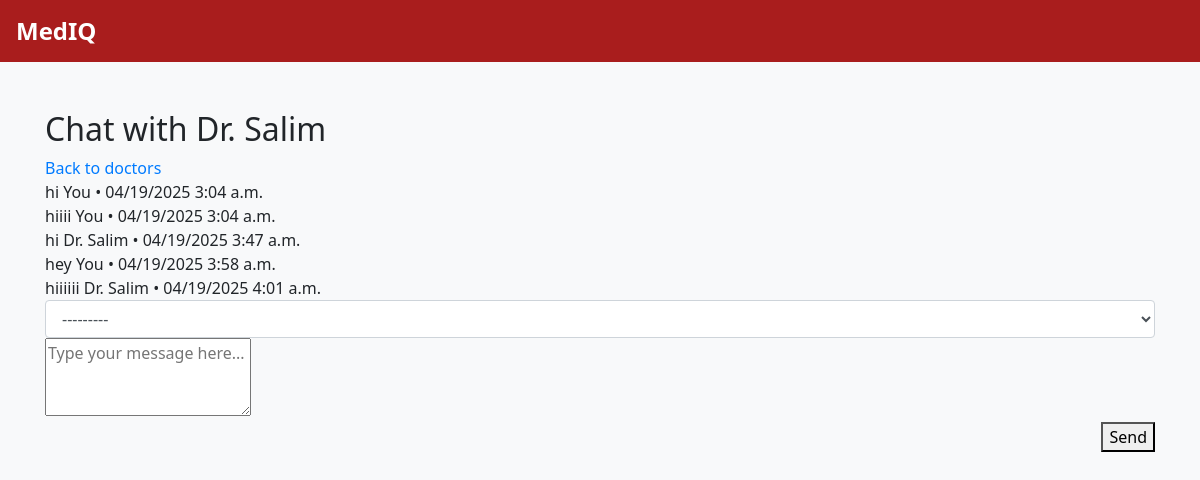
The page /chats/doctor/1/ (signed in) on the database its author committed.
### accounts/models.py (models this page shows, shortened)
class Doctor(models.Model):
    name = models.CharField(max_length=100)
    email = models.EmailField(unique=True)
    password = models.CharField(max_length=100)
    profile_image = models.ImageField(upload_to='doctor_profiles/', null=True, blank=True)
    specialty = models.CharField(max_length=100)
    phone = models.CharField(max_length=20)
    age = models.PositiveIntegerField()
    def __str__(self):
        return self.name

class Message(models.Model):
    sender_user     = models.ForeignKey(
                        User,
                        null=True, blank=True,
                        related_name="sent_messages",
                        on_delete=models.CASCADE
                      )
    receiver_doctor = models.ForeignKey(
                        Doctor,
                        null=True, blank=True,
                        related_name="received_messages_doctor",
                        on_delete=models.CASCADE
                      )
    sender_doctor   = models.ForeignKey(
                        Doctor,
                        null=True, blank=True,
                        related_name="sent_messages_doctor",
                        on_delete=models.CASCADE
                      )
    receiver_user   = models.ForeignKey(
                        User,
                        null=True, blank=True,
                        related_name="received_messages",
                        on_delete=models.CASCADE
                      )
    content   = models.TextField()
    timestamp = models.DateTimeField(auto_now_add=True)

### accounts/views.py (the view)
# urls.py: path('chats/doctor/<int:doctor_id>/', views.patient_chat_detail, name='patient_chat_detail'),
@login_required
def patient_chat_detail(request, doctor_id):
    doctor = get_object_or_404(Doctor, pk=doctor_id)
    chat_history = Message.objects.filter(
        Q(sender_user=request.user,   receiver_doctor=doctor) |
        Q(sender_doctor=doctor,       receiver_user=request.user)
    ).order_by('timestamp')
    form = PatientMessageForm(request.POST or None)
    form.fields['receiver_doctor'].queryset = Doctor.objects.filter(pk=doctor_id)
    if request.method == 'POST' and form.is_valid():
        msg = form.save(commit=False)
        msg.sender_user = request.user
        msg.receiver_doctor = doctor
        msg.save()
        return redirect('patient_chat_detail', doctor_id=doctor_id)
    return render(request, 'accounts/patient_chat_detail.html', {
        'doctor': doctor,
        'chat_history': chat_history,
        'form': form
    })

### accounts/forms.py
class PatientMessageForm(forms.ModelForm):
    receiver_doctor = forms.ModelChoiceField(
        label="Doctor",
        queryset=Doctor.objects.all(),
        widget=forms.Select(attrs={'class': 'form-control'})
    )
    content = forms.CharField(
        label="Message",
        widget=forms.Textarea(attrs={'class': 'form-control', 'rows': 4})
    )
    class Meta:
        model = Message
        fields = ['receiver_doctor', 'content']

### accounts/templates/accounts/patient_chat_detail.html (shortened to what this page needs)
{% extends 'accounts/base.html' %}
{% load static %}
{% block content %}
<div class="chat-container">
  <div class="chat-header">
    <h2 class="chat-title">
      Chat with Dr. {{ doctor.name }}
    </h2>
    <a href="{% url 'patient_chat_list' %}" class="back-link">
      Back to doctors
    </a>
  </div>
  <div class="chat-window" id="chat-window">
    {% if chat_history %}
      {% for msg in chat_history %}
        <div class="message {{ msg.sender_user|yesno:'from-you,from-them' }}">
          {{ msg.content }}
          <span class="message-info">
            {% if msg.sender_user == request.user %}You{% else %}Dr. {{ doctor.name }}{% endif %}
            • {{ msg.timestamp|date:"SHORT_DATETIME_FORMAT" }}
          </span>
        </div>
      {% endfor %}
    {% else %}
      <div class="no-messages">
        <i class="fas fa-comment-dots"></i>
        <p>No messages yet. Start your conversation with Dr. {{ doctor.name }}</p>
      </div>
    {% endif %}
  </div>
  <form method="post" class="message-form">
    {{ form.receiver_doctor }}
    <textarea name="{{ form.content.name }}" placeholder="Type your message here..." class="message-input" rows="3" required>{{ form.content.value|default:'' }}</textarea>
    <div class="text-right">
      <button type="submit" class="send-button">
        Send
      </button>
    </div>
  </form>
</div>
{% endblock %}

### accounts/templates/accounts/base.html (shortened to what this page needs)
<!DOCTYPE html>
{% load static %}
<html lang="en">
<head>
    <link rel="stylesheet" href="https://stackpath.bootstrapcdn.com/bootstrap/4.5.2/css/bootstrap.min.css">
</head>
<body>
    <nav class="navbar navbar-expand-lg navbar-dark">
        <a class="navbar-brand" href="#">MedIQ</a>
    </nav>
    <main class="container mt-5">
        {% block content %}{% endblock %}
    </main>
</body>
</html>

### accounts/templates/accounts/base.html (style rules this page uses)
body { background-color: #f8f9fa; font-family: 'Segoe UI', sans-serif; }
.navbar { background-color: #a91d1d !important; font-weight: bold; font-size: 1.2rem; }
.navbar-brand { font-size: 1.5rem; }

### rows shown on the page
Doctor: name "Salim"
Message: content "hi", shows "You", timestamp "04/19/2025 3:04 a.m."
Message: content "hiiii", shows "You", timestamp "04/19/2025 3:04 a.m."
Message: content "hi", timestamp "04/19/2025 3:47 a.m."
Message: content "hey", shows "You", timestamp "04/19/2025 3:58 a.m."
Message: content "hiiiiii", timestamp "04/19/2025 4:01 a.m."
